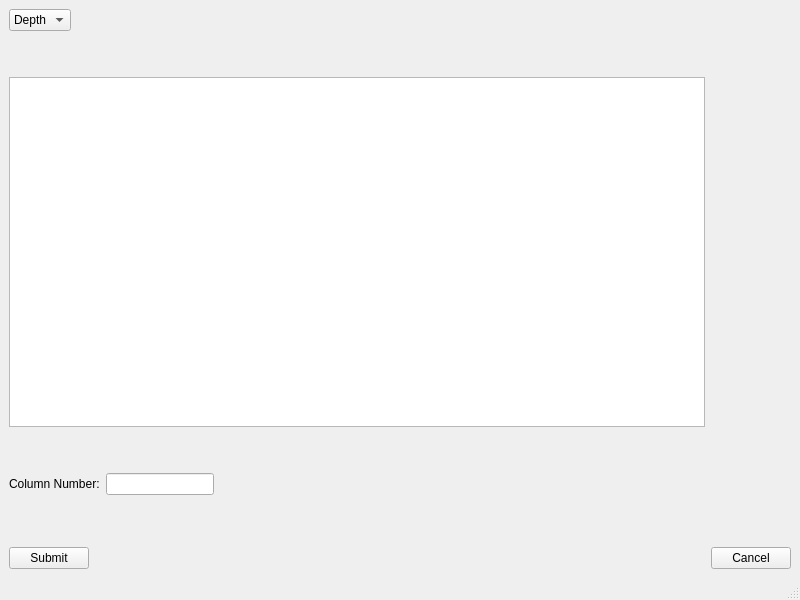
<?xml version="1.0" encoding="UTF-8"?>
<ui version="4.0">
 <class>MainWindow</class>
 <widget class="QMainWindow" name="MainWindow">
  <property name="geometry">
   <rect>
    <x>0</x>
    <y>0</y>
    <width>800</width>
    <height>600</height>
   </rect>
  </property>
  <property name="windowTitle">
   <string>MainWindow</string>
  </property>
  <widget class="QWidget" name="centralwidget">
   <layout class="QGridLayout" name="gridLayout">
    <item row="7" column="0">
     <widget class="QPushButton" name="pushButton">
      <property name="sizePolicy">
       <sizepolicy hsizetype="Fixed" vsizetype="Fixed">
        <horstretch>0</horstretch>
        <verstretch>0</verstretch>
       </sizepolicy>
      </property>
      <property name="text">
       <string>Submit</string>
      </property>
     </widget>
    </item>
    <item row="2" column="0">
     <widget class="QTableWidget" name="tableWidget"/>
    </item>
    <item row="3" column="0">
     <spacer name="verticalSpacer">
      <property name="orientation">
       <enum>Qt::Vertical</enum>
      </property>
      <property name="sizeType">
       <enum>QSizePolicy::Fixed</enum>
      </property>
      <property name="sizeHint" stdset="0">
       <size>
        <width>20</width>
        <height>40</height>
       </size>
      </property>
     </spacer>
    </item>
    <item row="7" column="1">
     <widget class="QPushButton" name="pushButton_2">
      <property name="text">
       <string>Cancel</string>
      </property>
     </widget>
    </item>
    <item row="0" column="0">
     <widget class="QComboBox" name="comboBox">
      <property name="sizePolicy">
       <sizepolicy hsizetype="Fixed" vsizetype="Fixed">
        <horstretch>0</horstretch>
        <verstretch>0</verstretch>
       </sizepolicy>
      </property>
      <item>
       <property name="text">
        <string>Depth</string>
       </property>
      </item>
      <item>
       <property name="text">
        <string>Qt</string>
       </property>
      </item>
      <item>
       <property name="text">
        <string>Su</string>
       </property>
      </item>
      <item>
       <property name="text">
        <string>Ic</string>
       </property>
      </item>
     </widget>
    </item>
    <item row="1" column="0">
     <spacer name="verticalSpacer_2">
      <property name="orientation">
       <enum>Qt::Vertical</enum>
      </property>
      <property name="sizeType">
       <enum>QSizePolicy::Fixed</enum>
      </property>
      <property name="sizeHint" stdset="0">
       <size>
        <width>20</width>
        <height>40</height>
       </size>
      </property>
     </spacer>
    </item>
    <item row="4" column="0">
     <layout class="QFormLayout" name="formLayout">
      <item row="0" column="0">
       <widget class="QLabel" name="label">
        <property name="text">
         <string>Column Number:</string>
        </property>
       </widget>
      </item>
      <item row="0" column="1">
       <widget class="QLineEdit" name="lineEdit">
        <property name="sizePolicy">
         <sizepolicy hsizetype="Fixed" vsizetype="Fixed">
          <horstretch>0</horstretch>
          <verstretch>0</verstretch>
         </sizepolicy>
        </property>
       </widget>
      </item>
      <item row="1" column="0">
       <spacer name="verticalSpacer_3">
        <property name="orientation">
         <enum>Qt::Vertical</enum>
        </property>
        <property name="sizeType">
         <enum>QSizePolicy::Fixed</enum>
        </property>
        <property name="sizeHint" stdset="0">
         <size>
          <width>20</width>
          <height>40</height>
         </size>
        </property>
       </spacer>
      </item>
     </layout>
    </item>
   </layout>
  </widget>
  <widget class="QMenuBar" name="menubar">
   <property name="geometry">
    <rect>
     <x>0</x>
     <y>0</y>
     <width>800</width>
     <height>21</height>
    </rect>
   </property>
  </widget>
  <widget class="QStatusBar" name="statusbar"/>
 </widget>
 <resources/>
 <connections/>
</ui>
